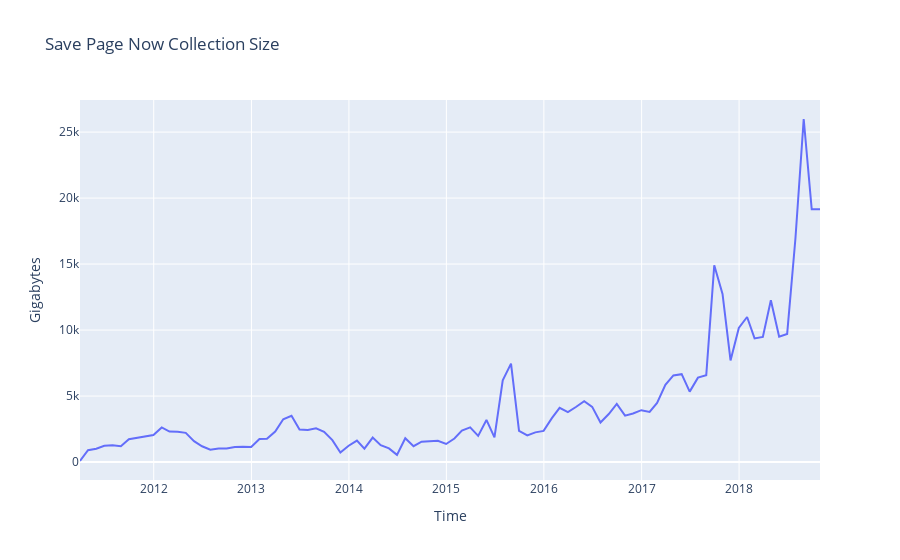

The code cell stored with this chart in its notebook:
### Markdown cell above
Or we can see if it looks better in Plotly:

### Code cell
from plotly import express

fig = express.line(
    sizes_without_nov,
    title='Save Page Now Collection Size',
    labels={'date': 'Time', 'value': 'Gigabytes'}
)
fig.update_layout(showlegend=False)
fig
